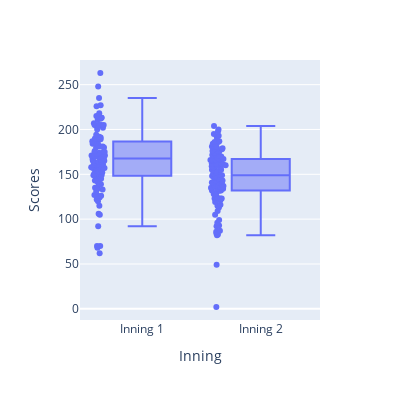

Source (notebook cell):
### Code cell
import plotly.express as px
import pandas as pd

def plot_innings_scores_box_plotly(match_data, ball_data, team):
    inning1_scores = []
    inning2_scores = []

    match_ids = list(match_data['ID'])
    for match_id in match_ids:
        temp_data = ball_data[(ball_data['ID'] == match_id) & (ball_data['BattingTeam'] == team)]
        if len(temp_data) == 0:
            continue

        runs_scored = temp_data['total_run'].sum()
        if temp_data['innings'].iloc[0] == 1:
            inning1_scores.append(runs_scored)
        elif temp_data['innings'].iloc[0] == 2:
            inning2_scores.append(runs_scored)

    # Create a DataFrame for Plotly
    data = pd.DataFrame({'Inning': ['Inning 1'] * len(inning1_scores) + ['Inning 2'] * len(inning2_scores),
                         'Scores': inning1_scores + inning2_scores})

    # Create box plot with Plotly
    fig = px.box(data, x='Inning', y='Scores', points="all", hover_data=["Scores"],
                 labels={'Scores': 'Scores'})

    # Calculate and show average and median scores on hover
    fig.update_traces(hovertemplate='Scores: %{y}<br>' +
                                     'Average Score: %{mean}<br>' +
                                     'Median Score: %{median}' ,  )
    fig.update_layout( width = 400 , height = 400)
    # Show the plot
    fig.show( )

# Call the function to plot the box plot
plot_innings_scores_box_plotly(match_data, ball_data, team='Royal Challengers Bangalore')

### Figure 1 — Plotly figure (JSON) as saved in the notebook; plotly's stock layout.template omitted (floating-point values rounded to 4 significant figures; data arrays with more than 128 entries replaced by an {"elided": "..."} marker saying what was removed)
{"data": [{"alignmentgroup": "True", "boxpoints": "all", "hovertemplate": "Scores: %{y}<br>Average Score: %{mean}<br>Median Score: %{median}", "legendgroup": "", "marker": {"color": "#636efa"}, "name": "", "notched": false, "offsetgroup": "", "orientation": "v", "showlegend": false, "type": "box", "x": {"elided": "226 str values"}, "x0": " ", "xaxis": "x", "y": {"elided": "226 int values"}, "y0": " ", "yaxis": "y"}], "layout": {"boxmode": "group", "height": 400, "legend": {"tracegroupgap": 0}, "margin": {"t": 60}, "width": 400, "xaxis": {"anchor": "y", "autorange": true, "domain": [0, 1], "range": [-0.5253, 1.5], "title": {"text": "Inning"}, "type": "category"}, "yaxis": {"anchor": "x", "autorange": true, "domain": [0, 1], "range": [-12.5, 277.5], "title": {"text": "Scores"}, "type": "linear"}}}
